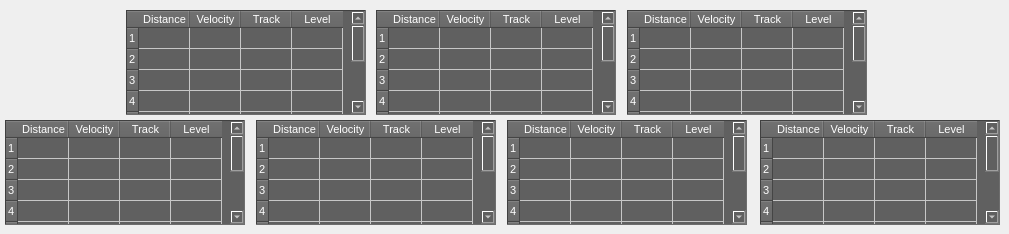
    <widget class="QWidget" name="realTimeTab">
     <attribute name="title">
      <string>Real-Time</string>
     </attribute>
     <widget class="QTableWidget" name="distanceTable5">
      <property name="geometry">
       <rect>
        <x>126</x>
        <y>10</y>
        <width>240</width>
        <height>105</height>
       </rect>
      </property>
      <property name="font">
       <font>
        <family>Segoe UI</family>
        <pointsize>8</pointsize>
       </font>
      </property>
      <property name="autoFillBackground">
       <bool>true</bool>
      </property>
      <property name="styleSheet">
       <string notr="true">background-color: rgb(96,96,96);
gridline-color: rgb(199, 199, 199);
border-color: rgb(255, 255, 255);
color: rgb(255,255,255);</string>
      </property>
      <property name="frameShape">
       <enum>QFrame::Panel</enum>
      </property>
      <property name="frameShadow">
       <enum>QFrame::Sunken</enum>
      </property>
      <property name="horizontalScrollBarPolicy">
       <enum>Qt::ScrollBarAlwaysOff</enum>
      </property>
      <property name="gridStyle">
       <enum>Qt::SolidLine</enum>
      </property>
      <property name="wordWrap">
       <bool>false</bool>
      </property>
      <property name="rowCount">
       <number>8</number>
      </property>
      <property name="columnCount">
       <number>4</number>
      </property>
      <attribute name="horizontalHeaderDefaultSectionSize">
       <number>51</number>
      </attribute>
      <attribute name="horizontalHeaderHighlightSections">
       <bool>true</bool>
      </attribute>
      <attribute name="horizontalHeaderMinimumSectionSize">
       <number>10</number>
      </attribute>
      <attribute name="verticalHeaderDefaultSectionSize">
       <number>21</number>
      </attribute>
      <row/>
      <row/>
      <row/>
      <row/>
      <row/>
      <row/>
      <row/>
      <row/>
      <column>
       <property name="text">
        <string>Distance</string>
       </property>
      </column>
      <column>
       <property name="text">
        <string>Velocity</string>
       </property>
      </column>
      <column>
       <property name="text">
        <string>Track</string>
       </property>
      </column>
      <column>
       <property name="text">
        <string>Level</string>
       </property>
      </column>
     </widget>
     <widget class="QTableWidget" name="distanceTable6">
      <property name="geometry">
       <rect>
        <x>376</x>
        <y>10</y>
        <width>240</width>
        <height>105</height>
       </rect>
      </property>
      <property name="font">
       <font>
        <family>Segoe UI</family>
        <pointsize>8</pointsize>
       </font>
      </property>
      <property name="autoFillBackground">
       <bool>true</bool>
      </property>
      <property name="styleSheet">
       <string notr="true">background-color: rgb(96,96,96);
gridline-color: rgb(199, 199, 199);
border-color: rgb(255, 255, 255);
color: rgb(255,255,255);</string>
      </property>
      <property name="frameShape">
       <enum>QFrame::Panel</enum>
      </property>
      <property name="frameShadow">
       <enum>QFrame::Sunken</enum>
      </property>
      <property name="horizontalScrollBarPolicy">
       <enum>Qt::ScrollBarAlwaysOff</enum>
      </property>
      <property name="gridStyle">
       <enum>Qt::SolidLine</enum>
      </property>
      <property name="wordWrap">
       <bool>false</bool>
      </property>
      <property name="rowCount">
       <number>8</number>
      </property>
      <property name="columnCount">
       <number>4</number>
      </property>
      <attribute name="horizontalHeaderDefaultSectionSize">
       <number>51</number>
      </attribute>
      <attribute name="horizontalHeaderHighlightSections">
       <bool>true</bool>
      </attribute>
      <attribute name="horizontalHeaderMinimumSectionSize">
       <number>10</number>
      </attribute>
      <attribute name="verticalHeaderDefaultSectionSize">
       <number>21</number>
      </attribute>
      <row/>
      <row/>
      <row/>
      <row/>
      <row/>
      <row/>
      <row/>
      <row/>
      <column>
       <property name="text">
        <string>Distance</string>
       </property>
      </column>
      <column>
       <property name="text">
        <string>Velocity</string>
       </property>
      </column>
      <column>
       <property name="text">
        <string>Track</string>
       </property>
      </column>
      <column>
       <property name="text">
        <string>Level</string>
       </property>
      </column>
     </widget>
     <widget class="QTableWidget" name="distanceTable7">
      <property name="geometry">
       <rect>
        <x>627</x>
        <y>10</y>
        <width>240</width>
        <height>105</height>
       </rect>
      </property>
      <property name="font">
       <font>
        <family>Segoe UI</family>
        <pointsize>8</pointsize>
       </font>
      </property>
      <property name="styleSheet">
       <string notr="true">background-color: rgb(96,96,96);
gridline-color: rgb(199, 199, 199);
border-color: rgb(255, 255, 255);
color: rgb(255,255,255);</string>
      </property>
      <property name="frameShape">
       <enum>QFrame::Panel</enum>
      </property>
      <property name="frameShadow">
       <enum>QFrame::Sunken</enum>
      </property>
      <property name="horizontalScrollBarPolicy">
       <enum>Qt::ScrollBarAlwaysOff</enum>
      </property>
      <property name="gridStyle">
       <enum>Qt::SolidLine</enum>
      </property>
      <property name="wordWrap">
       <bool>false</bool>
      </property>
      <property name="rowCount">
       <number>8</number>
      </property>
      <property name="columnCount">
       <number>4</number>
      </property>
      <attribute name="horizontalHeaderDefaultSectionSize">
       <number>51</number>
      </attribute>
      <attribute name="horizontalHeaderHighlightSections">
       <bool>true</bool>
      </attribute>
      <attribute name="horizontalHeaderMinimumSectionSize">
       <number>10</number>
      </attribute>
      <attribute name="verticalHeaderDefaultSectionSize">
       <number>21</number>
      </attribute>
      <row/>
      <row/>
      <row/>
      <row/>
      <row/>
      <row/>
      <row/>
      <row/>
      <column>
       <property name="text">
        <string>Distance</string>
       </property>
      </column>
      <column>
       <property name="text">
        <string>Velocity</string>
       </property>
      </column>
      <column>
       <property name="text">
        <string>Track</string>
       </property>
      </column>
      <column>
       <property name="text">
        <string>Level</string>
       </property>
      </column>
     </widget>
     <widget class="QTableWidget" name="distanceTable1">
      <property name="geometry">
       <rect>
        <x>5</x>
        <y>120</y>
        <width>240</width>
        <height>105</height>
       </rect>
      </property>
      <property name="font">
       <font>
        <family>Segoe UI</family>
        <pointsize>8</pointsize>
       </font>
      </property>
      <property name="autoFillBackground">
       <bool>true</bool>
      </property>
      <property name="styleSheet">
       <string notr="true">background-color: rgb(96,96,96);
gridline-color: rgb(199, 199, 199);
border-color: rgb(255, 255, 255);
color: rgb(255,255,255);</string>
      </property>
      <property name="frameShape">
       <enum>QFrame::Panel</enum>
      </property>
      <property name="frameShadow">
       <enum>QFrame::Sunken</enum>
      </property>
      <property name="horizontalScrollBarPolicy">
       <enum>Qt::ScrollBarAlwaysOff</enum>
      </property>
      <property name="gridStyle">
       <enum>Qt::SolidLine</enum>
      </property>
      <property name="wordWrap">
       <bool>false</bool>
      </property>
      <property name="rowCount">
       <number>8</number>
      </property>
      <property name="columnCount">
       <number>4</number>
      </property>
      <attribute name="horizontalHeaderDefaultSectionSize">
       <number>51</number>
      </attribute>
      <attribute name="horizontalHeaderHighlightSections">
       <bool>true</bool>
      </attribute>
      <attribute name="horizontalHeaderMinimumSectionSize">
       <number>10</number>
      </attribute>
      <attribute name="verticalHeaderDefaultSectionSize">
       <number>21</number>
      </attribute>
      <row/>
      <row/>
      <row/>
      <row/>
      <row/>
      <row/>
      <row/>
      <row/>
      <column>
       <property name="text">
        <string>Distance</string>
       </property>
      </column>
      <column>
       <property name="text">
        <string>Velocity</string>
       </property>
      </column>
      <column>
       <property name="text">
        <string>Track</string>
       </property>
      </column>
      <column>
       <property name="text">
        <string>Level</string>
       </property>
      </column>
     </widget>
     <widget class="QTableWidget" name="distanceTable2">
      <property name="geometry">
       <rect>
        <x>256</x>
        <y>120</y>
        <width>240</width>
        <height>105</height>
       </rect>
      </property>
      <property name="font">
       <font>
        <family>Segoe UI</family>
        <pointsize>8</pointsize>
       </font>
      </property>
      <property name="autoFillBackground">
       <bool>true</bool>
      </property>
      <property name="styleSheet">
       <string notr="true">background-color: rgb(96,96,96);
gridline-color: rgb(199, 199, 199);
border-color: rgb(255, 255, 255);
color: rgb(255,255,255);</string>
      </property>
      <property name="frameShape">
       <enum>QFrame::Panel</enum>
      </property>
      <property name="frameShadow">
       <enum>QFrame::Sunken</enum>
      </property>
      <property name="horizontalScrollBarPolicy">
       <enum>Qt::ScrollBarAlwaysOff</enum>
      </property>
      <property name="gridStyle">
       <enum>Qt::SolidLine</enum>
      </property>
      <property name="wordWrap">
       <bool>false</bool>
      </property>
      <property name="rowCount">
       <number>8</number>
      </property>
      <property name="columnCount">
       <number>4</number>
      </property>
      <attribute name="horizontalHeaderDefaultSectionSize">
       <number>51</number>
      </attribute>
      <attribute name="horizontalHeaderHighlightSections">
       <bool>true</bool>
      </attribute>
      <attribute name="horizontalHeaderMinimumSectionSize">
       <number>10</number>
      </attribute>
      <attribute name="verticalHeaderDefaultSectionSize">
       <number>21</number>
      </attribute>
      <row/>
      <row/>
      <row/>
      <row/>
      <row/>
      <row/>
      <row/>
      <row/>
      <column>
       <property name="text">
        <string>Distance</string>
       </property>
      </column>
      <column>
       <property name="text">
        <string>Velocity</string>
       </property>
      </column>
      <column>
       <property name="text">
        <string>Track</string>
       </property>
      </column>
      <column>
       <property name="text">
        <string>Level</string>
       </property>
      </column>
     </widget>
     <widget class="QTableWidget" name="distanceTable3">
      <property name="geometry">
       <rect>
        <x>507</x>
        <y>120</y>
        <width>240</width>
        <height>105</height>
       </rect>
      </property>
      <property name="font">
       <font>
        <family>Segoe UI</family>
        <pointsize>8</pointsize>
       </font>
      </property>
      <property name="autoFillBackground">
       <bool>true</bool>
      </property>
      <property name="styleSheet">
       <string notr="true">background-color: rgb(96,96,96);
gridline-color: rgb(199, 199, 199);
border-color: rgb(255, 255, 255);
color: rgb(255,255,255);</string>
      </property>
      <property name="frameShape">
       <enum>QFrame::Panel</enum>
      </property>
      <property name="frameShadow">
       <enum>QFrame::Sunken</enum>
      </property>
      <property name="horizontalScrollBarPolicy">
       <enum>Qt::ScrollBarAlwaysOff</enum>
      </property>
      <property name="gridStyle">
       <enum>Qt::SolidLine</enum>
      </property>
      <property name="wordWrap">
       <bool>false</bool>
      </property>
      <property name="rowCount">
       <number>8</number>
      </property>
      <property name="columnCount">
       <number>4</number>
      </property>
      <attribute name="horizontalHeaderDefaultSectionSize">
       <number>51</number>
      </attribute>
      <attribute name="horizontalHeaderHighlightSections">
       <bool>true</bool>
      </attribute>
      <attribute name="horizontalHeaderMinimumSectionSize">
       <number>10</number>
      </attribute>
      <attribute name="verticalHeaderDefaultSectionSize">
       <number>21</number>
      </attribute>
      <row/>
      <row/>
      <row/>
      <row/>
      <row/>
      <row/>
      <row/>
      <row/>
      <column>
       <property name="text">
        <string>Distance</string>
       </property>
      </column>
      <column>
       <property name="text">
        <string>Velocity</string>
       </property>
      </column>
      <column>
       <property name="text">
        <string>Track</string>
       </property>
      </column>
      <column>
       <property name="text">
        <string>Level</string>
       </property>
      </column>
     </widget>
     <widget class="QTableWidget" name="distanceTable4">
      <property name="geometry">
       <rect>
        <x>760</x>
        <y>120</y>
        <width>240</width>
        <height>105</height>
       </rect>
      </property>
      <property name="font">
       <font>
        <family>Segoe UI</family>
        <pointsize>8</pointsize>
       </font>
      </property>
      <property name="autoFillBackground">
       <bool>true</bool>
      </property>
      <property name="styleSheet">
       <string notr="true">background-color: rgb(96,96,96);
gridline-color: rgb(199, 199, 199);
border-color: rgb(255, 255, 255);
color: rgb(255,255,255);</string>
      </property>
      <property name="frameShape">
       <enum>QFrame::Panel</enum>
      </property>
      <property name="frameShadow">
       <enum>QFrame::Sunken</enum>
      </property>
      <property name="horizontalScrollBarPolicy">
       <enum>Qt::ScrollBarAlwaysOff</enum>
      </property>
      <property name="gridStyle">
       <enum>Qt::SolidLine</enum>
      </property>
      <property name="wordWrap">
       <bool>false</bool>
      </property>
      <property name="rowCount">
       <number>8</number>
      </property>
      <property name="columnCount">
       <number>4</number>
      </property>
      <attribute name="horizontalHeaderDefaultSectionSize">
       <number>51</number>
      </attribute>
      <attribute name="horizontalHeaderHighlightSections">
       <bool>true</bool>
      </attribute>
      <attribute name="horizontalHeaderMinimumSectionSize">
       <number>10</number>
      </attribute>
      <attribute name="verticalHeaderDefaultSectionSize">
       <number>21</number>
      </attribute>
      <row/>
      <row/>
      <row/>
      <row/>
      <row/>
      <row/>
      <row/>
      <row/>
      <column>
       <property name="text">
        <string>Distance</string>
       </property>
      </column>
      <column>
       <property name="text">
        <string>Velocity</string>
       </property>
      </column>
      <column>
       <property name="text">
        <string>Track</string>
       </property>
      </column>
      <column>
       <property name="text">
        <string>Level</string>
       </property>
      </column>
     </widget>
    </widget>
